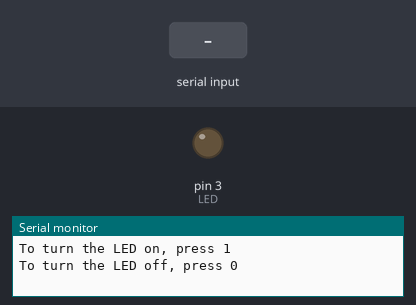
Bench run of a sketch on a simulated Arduino Uno, built with avr-gcc and run on an emulated ATmega328P. On the bench: output pins drawn as LEDs (lit = HIGH), the last lines printed to the serial monitor. The inputs (shaded band) are chosen by the test bench.

Above: at 1.2 s.
1.3 s: "1" received over Serial
At 2.4 s:
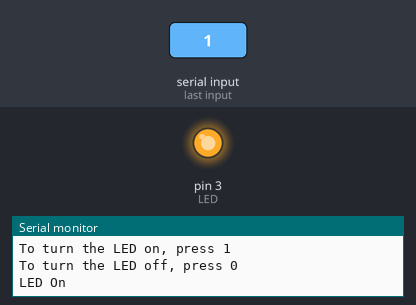
2.8 s: "0" received over Serial
At 3.5 s:
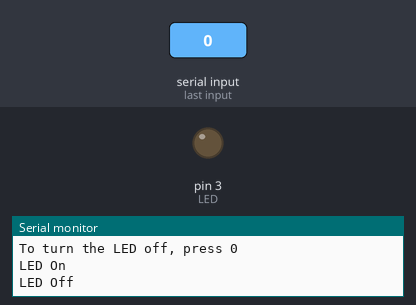
Timing chart, 0 to 5.8 s (numbered marks = the images above; inputs shaded):
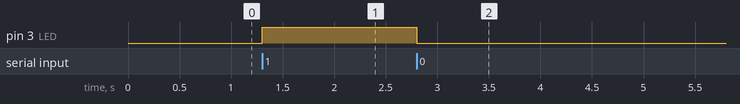

The sketch:

serial_monitor_pt2_led.ino
```cpp
// Variables
const int LED = 3;

// Setup
void setup() {
  pinMode(LED, OUTPUT);

  Serial.begin(9600);

  Serial.println("--------------- START SERIAL MONITOR ---------------");
  Serial.println("To turn the LED on, press 1");
  Serial.println("To turn the LED off, press 0");
  Serial.println();
}

// Loop
void loop() {
  if (Serial.available() > 0) {
    char a = Serial.read();

    if (a == '1') {
      digitalWrite(LED, HIGH);
      Serial.println("LED On");
      delay(200);
    }
    else if (a == '0') {
      digitalWrite(LED, LOW);
      Serial.println("LED Off");
      delay(200);
    }
  }
}
```

Measured:
- after the input at 1.3 s, pin 3 (LED): LOW → HIGH at once
- after the input at 2.8 s, pin 3 (LED): HIGH → LOW at once
